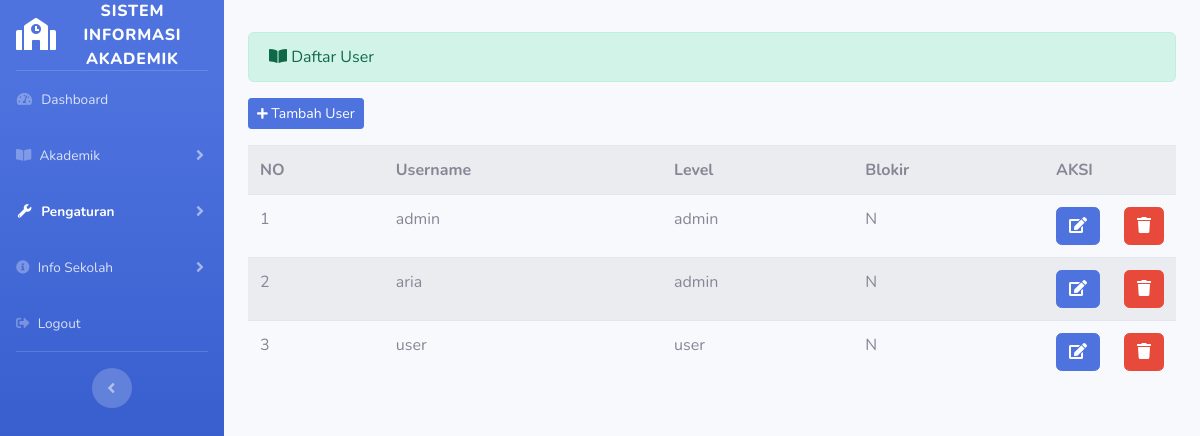
Page /index.php/admin/users on the committed database.
### tables this page shows
CREATE TABLE `user` (
  `id` int(11) NOT NULL,
  `username` varchar(255) NOT NULL,
  `password` varchar(255) NOT NULL,
  `level` enum('admin','user') NOT NULL,
  `blokir` enum('N','Y') NOT NULL,
  `id_session` varchar(255) NOT NULL
);

### application/controllers/admin/users.php (called while the page is built, shortened)
<?php
class Users extends CI_Controller
{
    public function index()
    {
        $data['users'] = $this->user_model->tampil_data('user')->result();
        $this->load->view('templates_admin/header_dashboard');
        $this->load->view('templates_admin/sidebar3');
        $this->load->view('admin/users_daftar', $data);
        $this->load->view('templates_admin/footer');
    }
}

### index.php (called while the page is built, shortened)
<?php
require_once BASEPATH.'core/CodeIgniter.php';

### application/models/user_model.php (called while the page is built, shortened)
<?php
class User_model extends CI_Model
{
    public function tampil_data($table)
    {
        return $this->db->get($table);
    }
}

### application/views/admin/users_daftar.php (the view, shortened to what this page needs)
<div class="container-fluid">
    <div class="alert alert-success" role="alert">
        <i class="fas fa-book-open"></i> Daftar User
    </div>
    <?php echo anchor('admin/users/input', '<button class="btn btn-sm btn-primary mb-3"><i class="fas fa-plus fa-sm"></i> Tambah User</button>') ?>
    <table class="table table-border table-hover table-striped">
        <tr>
            <th>NO</th>
            <th>Username</th>
            <th>Level</th>
            <th>Blokir</th>
            <th colspan="2">AKSI</th>
        </tr>
        <?php
        $no = 1;
        foreach ($users as $user) : ?>
            <tr>
                <td><?php echo $no++ ?></td>
                <td><?php echo $user->username ?></td>
                <td><?php echo $user->level ?></td>
                <td><?php echo $user->blokir ?></td>
                <td width="20px"><?php echo anchor('admin/users/update/' . $user->id, '<div class="btn btn-primary"><i class="fa fa-edit"></i></div>') ?>
                </td>
                <td width="20px"><?php echo anchor('admin/users/delete/' . $user->id, '<div class="btn btn-danger"><i class="fa fa-trash"></i></div>') ?>
                </td>
            </tr>
        <?php endforeach; ?>
    </table>
</div>

### rows in the picture
user: username "admin", level "admin", blokir "N"
user: username "aria", level "admin", blokir "N"
user: username "user", level "user", blokir "N"
